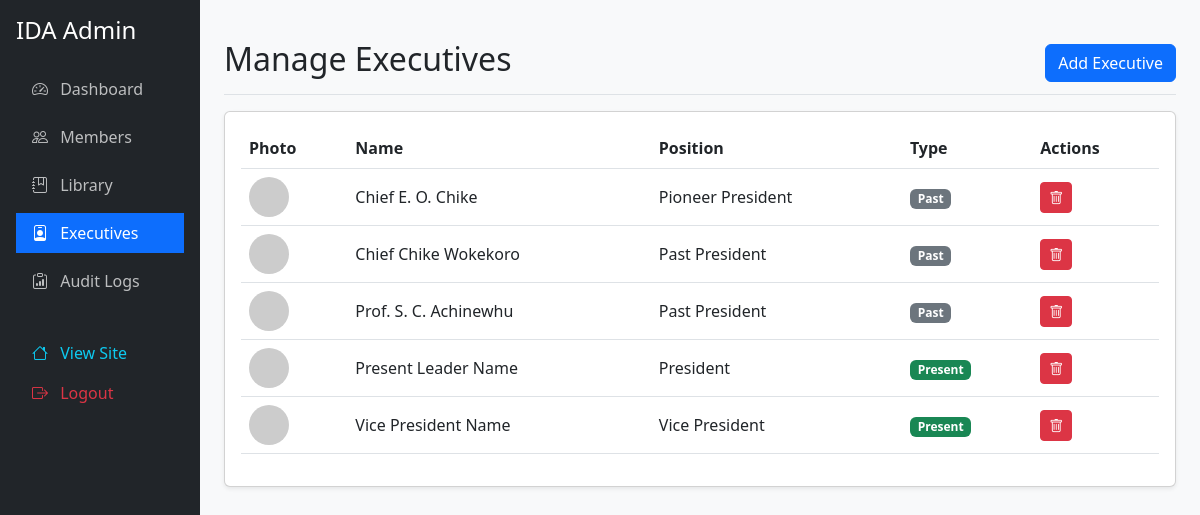
Page /admin/executives.php (signed in) on the committed database.
### tables this page shows
CREATE TABLE IF NOT EXISTS `executives` (
  `id` int(11) NOT NULL AUTO_INCREMENT,
  `name` varchar(100) NOT NULL,
  `position` varchar(100) NOT NULL,
  `type` enum('present','past') NOT NULL DEFAULT 'present',
  `bio` text DEFAULT NULL,
  `photo` varchar(255) DEFAULT NULL,
  `order_weight` int(11) DEFAULT 0,
  PRIMARY KEY (`id`)
);

### includes/functions.php (called while the page is built, shortened)
<?php
function generateCsrfToken() {
    return $_SESSION['csrf_token'];
}
?>

### admin/executives.php (the view, shortened to what this page needs)
<?php
require_once '../includes/functions.php';
require_once '../includes/db.php';
$executives = $pdo->query("SELECT * FROM executives ORDER BY type DESC, order_weight ASC")->fetchAll();
include 'header.php';
?>
<div class="d-flex justify-content-between flex-wrap flex-md-nowrap align-items-center pt-3 pb-2 mb-3 border-bottom">
    <h1 class="h2">Manage Executives</h1>
    <button class="btn btn-primary" data-bs-toggle="modal" data-bs-target="#addExecModal">Add Executive</button>
</div>
<div class="card shadow-sm">
    <div class="card-body">
        <div class="table-responsive">
            <table class="table table-hover align-middle">
                <thead>
                    <tr>
                        <th>Photo</th>
                        <th>Name</th>
                        <th>Position</th>
                        <th>Type</th>
                        <th>Actions</th>
                    </tr>
                </thead>
                <tbody>
                    <?php foreach ($executives as $exec): ?>
                        <tr>
                            <td><img src="<?php echo $exec['photo'] ? '../uploads/executives/'.htmlspecialchars($exec['photo']) : 'https://via.placeholder.com/50'; ?>" width="40" height="40" class="rounded-circle"></td>
                            <td><?php echo htmlspecialchars($exec['name']); ?></td>
                            <td><?php echo htmlspecialchars($exec['position']); ?></td>
                            <td><span class="badge <?php echo $exec['type'] == 'present' ? 'bg-success' : 'bg-secondary'; ?>"><?php echo ucfirst($exec['type']); ?></span></td>
                            <td>
                                <a href="executives.php?action=delete&id=<?php echo $exec['id']; ?>&csrf_token=<?php echo generateCsrfToken(); ?>" class="btn btn-sm btn-danger" onclick="return confirm('Remove this executive?')"><i class="bi bi-trash"></i></a>
                            </td>
                        </tr>
                    <?php endforeach; ?>
                </tbody>
            </table>
        </div>
    </div>
</div>
<?php include 'footer.php'; ?>

### admin/header.php (style rules this page uses)
body { background-color: #f8f9fa; }

### rows in the picture
executives: name "Chief E. O. Chike", position "Pioneer President", type "Past"
executives: name "Chief Chike Wokekoro", position "Past President", type "Past"
executives: name "Prof. S. C. Achinewhu", position "Past President", type "Past"
executives: name "Present Leader Name", position "President", type "Present"
executives: name "Vice President Name", position "Vice President", type "Present"
